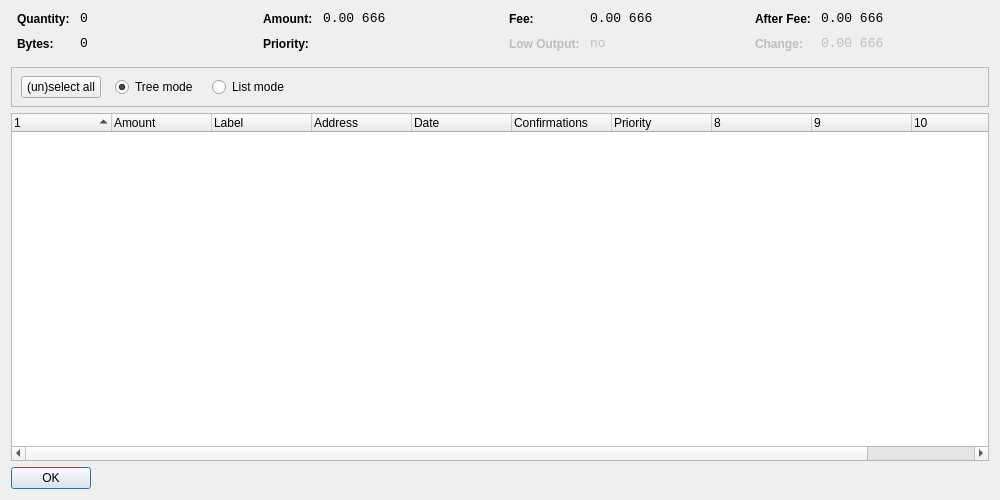
<?xml version="1.0" encoding="UTF-8"?>
<ui version="4.0">
 <class>CoinControlDialog</class>
 <widget class="QDialog" name="CoinControlDialog">
  <property name="geometry">
   <rect>
    <x>0</x>
    <y>0</y>
    <width>1000</width>
    <height>500</height>
   </rect>
  </property>
  <property name="windowTitle">
   <string>Coin Control</string>
  </property>
  <property name="styleSheet">
   <string notr="true">background-image: url(:/images/bkg2);</string>
  </property>
  <layout class="QVBoxLayout" name="verticalLayout">
   <item>
    <layout class="QHBoxLayout" name="horizontalLayoutTop" stretch="0,0,0,0">
     <property name="topMargin">
      <number>0</number>
     </property>
     <property name="bottomMargin">
      <number>10</number>
     </property>
     <item>
      <layout class="QFormLayout" name="formLayoutCoinControl1">
       <property name="horizontalSpacing">
        <number>10</number>
       </property>
       <property name="verticalSpacing">
        <number>10</number>
       </property>
       <property name="leftMargin">
        <number>6</number>
       </property>
       <property name="rightMargin">
        <number>6</number>
       </property>
       <item row="0" column="0">
        <widget class="QLabel" name="labelCoinControlQuantityText">
         <property name="styleSheet">
          <string notr="true">font-weight:bold;</string>
         </property>
         <property name="text">
          <string>Quantity:</string>
         </property>
        </widget>
       </item>
       <item row="0" column="1">
        <widget class="QLabel" name="labelCoinControlQuantity">
         <property name="font">
          <font>
           <family>Monospace</family>
           <pointsize>10</pointsize>
          </font>
         </property>
         <property name="cursor">
          <cursorShape>IBeamCursor</cursorShape>
         </property>
         <property name="contextMenuPolicy">
          <enum>Qt::ActionsContextMenu</enum>
         </property>
         <property name="text">
          <string notr="true">0</string>
         </property>
         <property name="textInteractionFlags">
          <set>Qt::LinksAccessibleByMouse|Qt::TextSelectableByKeyboard|Qt::TextSelectableByMouse</set>
         </property>
        </widget>
       </item>
       <item row="1" column="0">
        <widget class="QLabel" name="labelCoinControlBytesText">
         <property name="styleSheet">
          <string notr="true">font-weight:bold;</string>
         </property>
         <property name="text">
          <string>Bytes:</string>
         </property>
        </widget>
       </item>
       <item row="1" column="1">
        <widget class="QLabel" name="labelCoinControlBytes">
         <property name="font">
          <font>
           <family>Monospace</family>
           <pointsize>10</pointsize>
          </font>
         </property>
         <property name="cursor">
          <cursorShape>IBeamCursor</cursorShape>
         </property>
         <property name="contextMenuPolicy">
          <enum>Qt::ActionsContextMenu</enum>
         </property>
         <property name="text">
          <string notr="true">0</string>
         </property>
         <property name="textInteractionFlags">
          <set>Qt::LinksAccessibleByMouse|Qt::TextSelectableByKeyboard|Qt::TextSelectableByMouse</set>
         </property>
        </widget>
       </item>
      </layout>
     </item>
     <item>
      <layout class="QFormLayout" name="formLayoutCoinControl2">
       <property name="horizontalSpacing">
        <number>10</number>
       </property>
       <property name="verticalSpacing">
        <number>10</number>
       </property>
       <property name="leftMargin">
        <number>6</number>
       </property>
       <property name="rightMargin">
        <number>6</number>
       </property>
       <item row="0" column="0">
        <widget class="QLabel" name="labelCoinControlAmountText">
         <property name="styleSheet">
          <string notr="true">font-weight:bold;</string>
         </property>
         <property name="text">
          <string>Amount:</string>
         </property>
        </widget>
       </item>
       <item row="0" column="1">
        <widget class="QLabel" name="labelCoinControlAmount">
         <property name="font">
          <font>
           <family>Monospace</family>
           <pointsize>10</pointsize>
          </font>
         </property>
         <property name="cursor">
          <cursorShape>IBeamCursor</cursorShape>
         </property>
         <property name="contextMenuPolicy">
          <enum>Qt::ActionsContextMenu</enum>
         </property>
         <property name="text">
          <string notr="true">0.00 666</string>
         </property>
         <property name="textInteractionFlags">
          <set>Qt::LinksAccessibleByMouse|Qt::TextSelectableByKeyboard|Qt::TextSelectableByMouse</set>
         </property>
        </widget>
       </item>
       <item row="1" column="0">
        <widget class="QLabel" name="labelCoinControlPriorityText">
         <property name="styleSheet">
          <string notr="true">font-weight:bold;</string>
         </property>
         <property name="text">
          <string>Priority:</string>
         </property>
        </widget>
       </item>
       <item row="1" column="1">
        <widget class="QLabel" name="labelCoinControlPriority">
         <property name="font">
          <font>
           <family>Monospace</family>
           <pointsize>10</pointsize>
          </font>
         </property>
         <property name="cursor">
          <cursorShape>IBeamCursor</cursorShape>
         </property>
         <property name="contextMenuPolicy">
          <enum>Qt::ActionsContextMenu</enum>
         </property>
         <property name="text">
          <string/>
         </property>
         <property name="textInteractionFlags">
          <set>Qt::LinksAccessibleByMouse|Qt::TextSelectableByKeyboard|Qt::TextSelectableByMouse</set>
         </property>
        </widget>
       </item>
      </layout>
     </item>
     <item>
      <layout class="QFormLayout" name="formLayoutCoinControl3">
       <property name="horizontalSpacing">
        <number>10</number>
       </property>
       <property name="verticalSpacing">
        <number>10</number>
       </property>
       <property name="leftMargin">
        <number>6</number>
       </property>
       <property name="rightMargin">
        <number>6</number>
       </property>
       <item row="0" column="0">
        <widget class="QLabel" name="labelCoinControlFeeText">
         <property name="styleSheet">
          <string notr="true">font-weight:bold;</string>
         </property>
         <property name="text">
          <string>Fee:</string>
         </property>
        </widget>
       </item>
       <item row="0" column="1">
        <widget class="QLabel" name="labelCoinControlFee">
         <property name="font">
          <font>
           <family>Monospace</family>
           <pointsize>10</pointsize>
          </font>
         </property>
         <property name="cursor">
          <cursorShape>IBeamCursor</cursorShape>
         </property>
         <property name="contextMenuPolicy">
          <enum>Qt::ActionsContextMenu</enum>
         </property>
         <property name="text">
          <string notr="true">0.00 666</string>
         </property>
         <property name="textInteractionFlags">
          <set>Qt::LinksAccessibleByMouse|Qt::TextSelectableByKeyboard|Qt::TextSelectableByMouse</set>
         </property>
        </widget>
       </item>
       <item row="1" column="0">
        <widget class="QLabel" name="labelCoinControlLowOutputText">
         <property name="enabled">
          <bool>false</bool>
         </property>
         <property name="styleSheet">
          <string notr="true">font-weight:bold;</string>
         </property>
         <property name="text">
          <string>Low Output:</string>
         </property>
        </widget>
       </item>
       <item row="1" column="1">
        <widget class="QLabel" name="labelCoinControlLowOutput">
         <property name="enabled">
          <bool>false</bool>
         </property>
         <property name="font">
          <font>
           <family>Monospace</family>
           <pointsize>10</pointsize>
          </font>
         </property>
         <property name="cursor">
          <cursorShape>IBeamCursor</cursorShape>
         </property>
         <property name="contextMenuPolicy">
          <enum>Qt::ActionsContextMenu</enum>
         </property>
         <property name="text">
          <string notr="true">no</string>
         </property>
         <property name="textInteractionFlags">
          <set>Qt::LinksAccessibleByMouse|Qt::TextSelectableByKeyboard|Qt::TextSelectableByMouse</set>
         </property>
        </widget>
       </item>
      </layout>
     </item>
     <item>
      <layout class="QFormLayout" name="formLayoutCoinControl4">
       <property name="horizontalSpacing">
        <number>10</number>
       </property>
       <property name="verticalSpacing">
        <number>10</number>
       </property>
       <property name="leftMargin">
        <number>6</number>
       </property>
       <property name="rightMargin">
        <number>6</number>
       </property>
       <item row="0" column="0">
        <widget class="QLabel" name="labelCoinControlAfterFeeText">
         <property name="styleSheet">
          <string notr="true">font-weight:bold;</string>
         </property>
         <property name="text">
          <string>After Fee:</string>
         </property>
        </widget>
       </item>
       <item row="0" column="1">
        <widget class="QLabel" name="labelCoinControlAfterFee">
         <property name="font">
          <font>
           <family>Monospace</family>
           <pointsize>10</pointsize>
          </font>
         </property>
         <property name="cursor">
          <cursorShape>IBeamCursor</cursorShape>
         </property>
         <property name="contextMenuPolicy">
          <enum>Qt::ActionsContextMenu</enum>
         </property>
         <property name="text">
          <string notr="true">0.00 666</string>
         </property>
         <property name="textInteractionFlags">
          <set>Qt::LinksAccessibleByMouse|Qt::TextSelectableByKeyboard|Qt::TextSelectableByMouse</set>
         </property>
        </widget>
       </item>
       <item row="1" column="0">
        <widget class="QLabel" name="labelCoinControlChangeText">
         <property name="enabled">
          <bool>false</bool>
         </property>
         <property name="styleSheet">
          <string notr="true">font-weight:bold;</string>
         </property>
         <property name="text">
          <string>Change:</string>
         </property>
        </widget>
       </item>
       <item row="1" column="1">
        <widget class="QLabel" name="labelCoinControlChange">
         <property name="enabled">
          <bool>false</bool>
         </property>
         <property name="font">
          <font>
           <family>Monospace</family>
           <pointsize>10</pointsize>
          </font>
         </property>
         <property name="cursor">
          <cursorShape>IBeamCursor</cursorShape>
         </property>
         <property name="contextMenuPolicy">
          <enum>Qt::ActionsContextMenu</enum>
         </property>
         <property name="text">
          <string notr="true">0.00 666</string>
         </property>
         <property name="textInteractionFlags">
          <set>Qt::LinksAccessibleByMouse|Qt::TextSelectableByKeyboard|Qt::TextSelectableByMouse</set>
         </property>
        </widget>
       </item>
      </layout>
     </item>
    </layout>
   </item>
   <item>
    <widget class="QFrame" name="frame">
     <property name="minimumSize">
      <size>
       <width>0</width>
       <height>40</height>
      </size>
     </property>
     <property name="frameShape">
      <enum>QFrame::StyledPanel</enum>
     </property>
     <property name="frameShadow">
      <enum>QFrame::Sunken</enum>
     </property>
     <widget class="QWidget" name="horizontalLayoutWidget">
      <property name="geometry">
       <rect>
        <x>10</x>
        <y>0</y>
        <width>781</width>
        <height>41</height>
       </rect>
      </property>
      <layout class="QHBoxLayout" name="horizontalLayoutPanel" stretch="0,0,0,0">
       <property name="spacing">
        <number>14</number>
       </property>
       <item>
        <widget class="QPushButton" name="pushButtonSelectAll">
         <property name="sizePolicy">
          <sizepolicy hsizetype="Maximum" vsizetype="Fixed">
           <horstretch>0</horstretch>
           <verstretch>0</verstretch>
          </sizepolicy>
         </property>
         <property name="text">
          <string>(un)select all</string>
         </property>
        </widget>
       </item>
       <item>
        <widget class="QRadioButton" name="radioTreeMode">
         <property name="sizePolicy">
          <sizepolicy hsizetype="Maximum" vsizetype="Fixed">
           <horstretch>0</horstretch>
           <verstretch>0</verstretch>
          </sizepolicy>
         </property>
         <property name="text">
          <string>Tree mode</string>
         </property>
         <property name="checked">
          <bool>true</bool>
         </property>
        </widget>
       </item>
       <item>
        <widget class="QRadioButton" name="radioListMode">
         <property name="sizePolicy">
          <sizepolicy hsizetype="Maximum" vsizetype="Fixed">
           <horstretch>0</horstretch>
           <verstretch>0</verstretch>
          </sizepolicy>
         </property>
         <property name="text">
          <string>List mode</string>
         </property>
        </widget>
       </item>
       <item>
        <spacer name="horizontalSpacer">
         <property name="orientation">
          <enum>Qt::Horizontal</enum>
         </property>
         <property name="sizeHint" stdset="0">
          <size>
           <width>40</width>
           <height>20</height>
          </size>
         </property>
        </spacer>
       </item>
      </layout>
     </widget>
    </widget>
   </item>
   <item>
    <widget class="CoinControlTreeWidget" name="treeWidget">
     <property name="contextMenuPolicy">
      <enum>Qt::CustomContextMenu</enum>
     </property>
     <property name="sortingEnabled">
      <bool>false</bool>
     </property>
     <property name="columnCount">
      <number>11</number>
     </property>
     <attribute name="headerShowSortIndicator" stdset="0">
      <bool>true</bool>
     </attribute>
     <attribute name="headerStretchLastSection">
      <bool>false</bool>
     </attribute>
     <column>
      <property name="text">
       <string/>
      </property>
     </column>
     <column>
      <property name="text">
       <string>Amount</string>
      </property>
     </column>
     <column>
      <property name="text">
       <string>Label</string>
      </property>
     </column>
     <column>
      <property name="text">
       <string>Address</string>
      </property>
     </column>
     <column>
      <property name="text">
       <string>Date</string>
      </property>
     </column>
     <column>
      <property name="text">
       <string>Confirmations</string>
      </property>
      <property name="toolTip">
       <string>Confirmed</string>
      </property>
     </column>
     <column>
      <property name="text">
       <string>Priority</string>
      </property>
     </column>
     <column>
      <property name="text">
       <string/>
      </property>
     </column>
     <column>
      <property name="text">
       <string/>
      </property>
     </column>
     <column>
      <property name="text">
       <string/>
      </property>
     </column>
     <column>
      <property name="text">
       <string/>
      </property>
     </column>
    </widget>
   </item>
   <item>
    <widget class="QDialogButtonBox" name="buttonBox">
     <property name="sizePolicy">
      <sizepolicy hsizetype="Maximum" vsizetype="Fixed">
       <horstretch>0</horstretch>
       <verstretch>0</verstretch>
      </sizepolicy>
     </property>
     <property name="orientation">
      <enum>Qt::Horizontal</enum>
     </property>
     <property name="standardButtons">
      <set>QDialogButtonBox::Ok</set>
     </property>
    </widget>
   </item>
  </layout>
 </widget>
 <customwidgets>
  <customwidget>
   <class>CoinControlTreeWidget</class>
   <extends>QTreeWidget</extends>
   <header>coincontroltreewidget.h</header>
  </customwidget>
 </customwidgets>
 <resources/>
 <connections/>
</ui>
